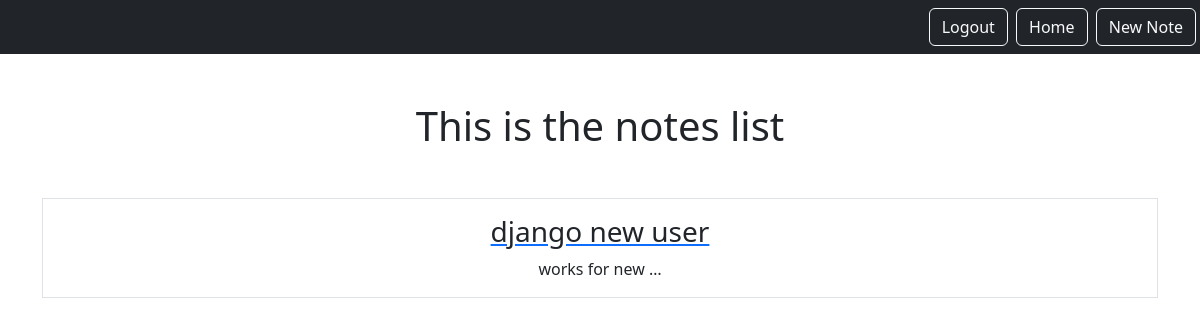
/smart/notes/ (signed in), run on an earlier commit of the app's database.
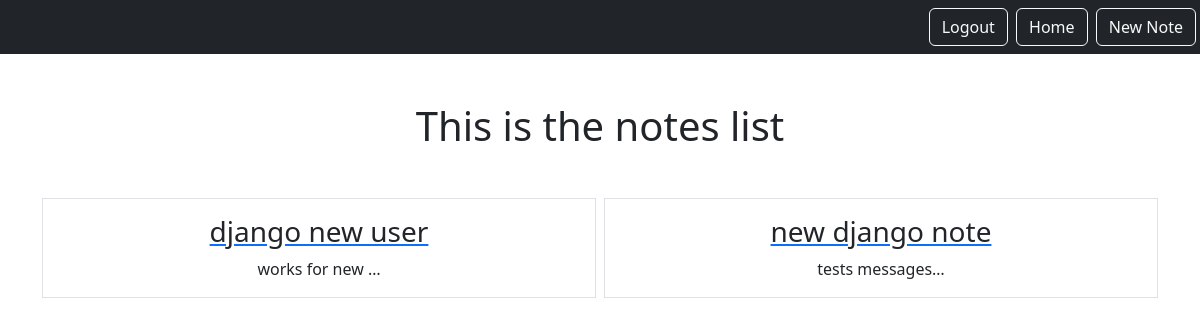
And on a later commit of the database.
### notes/models.py (models this page shows)
class Notes(models.Model):
    title = models.CharField(max_length= 200)
    text = models.TextField()
    created = models.DateTimeField(auto_now_add=True)
    user = models.ForeignKey(User, on_delete=models.CASCADE , related_name= 'notes')

### notes/views.py (the view)
# urls.py: path('notes/', views.NotesListView.as_view(), name='notes.list'),
class NotesListView(LoginRequiredMixin,ListView):
    model = Notes
    context_object_name = 'all_notes'
    template_name = 'notes/notes_list.html'
    login_url = '/admin'
    def get_queryset(self):
        return self.request.user.notes.all()

### notes/templates/notes/notes_list.html (shortened to what this page needs)
{% extends "base.html" %}
{% block content %}
<h1 class="my-5">
    This is the notes list
</h1>
<div class="row row-cols3 g-2">
    {% for note in all_notes %}
    <div class="col">
        <div class="p-3 border">
            <a href="{% url 'notes.detail' pk=note.id %}"><h3 class="text-dark text-decoration-none">{{note.title}}</h3></a>
            {{note.text| truncatechars:15 }}
        </div>
    </div>
    {% endfor %}
</div>
{% endblock %}

### static/templates/base.html (shortened to what this page needs)
{% load static %}
<!DOCTYPE html>
<html lang="en">
<head>
    <link href="https://cdn.jsdelivr.net/npm/bootstrap@5.3.3/dist/css/bootstrap.min.css" rel="stylesheet"
>
    <link rel="stylesheet" href="{% static 'css/style.css' %}">
</head>
<body>
    <nav class="navbar navbar-dark bg-dark">
        <div class="ms-auto">
            {% if user.is_authenticated %}
            <a href="{% url 'logout' %}" class="btn btn-outline-light me-1">Logout</a>
            <a href="{% url 'notes.list' %}" class="btn btn-outline-light me-1">Home</a>
            <a href="{% url 'notes.create' %}" class="btn btn-outline-light me-1">New Note</a>
            {% else %}
            <a href="{% url 'login' %}" class="btn btn-outline-light me-1">Login</a>
            <a href="{% url 'signup' %}" class="btn btn-outline-light me-1">SignUp</a>
            {% endif %}
        </div>
    </nav>
    <div class="my-5 text-center container">
        {% block content %}
        {% endblock %}
    </div>
</body>
</html>

What changed in the data, as far as the page shows it:
added Notes: title "new django note", text "tests messages…"
